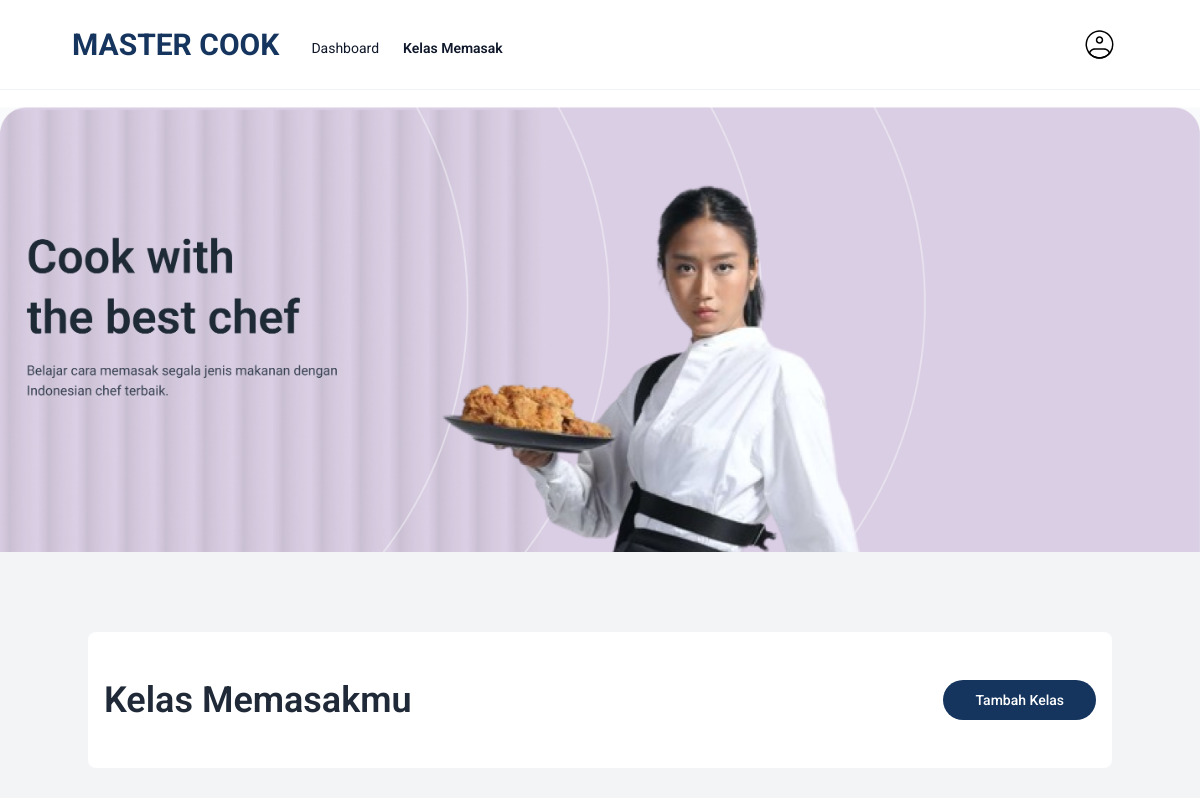
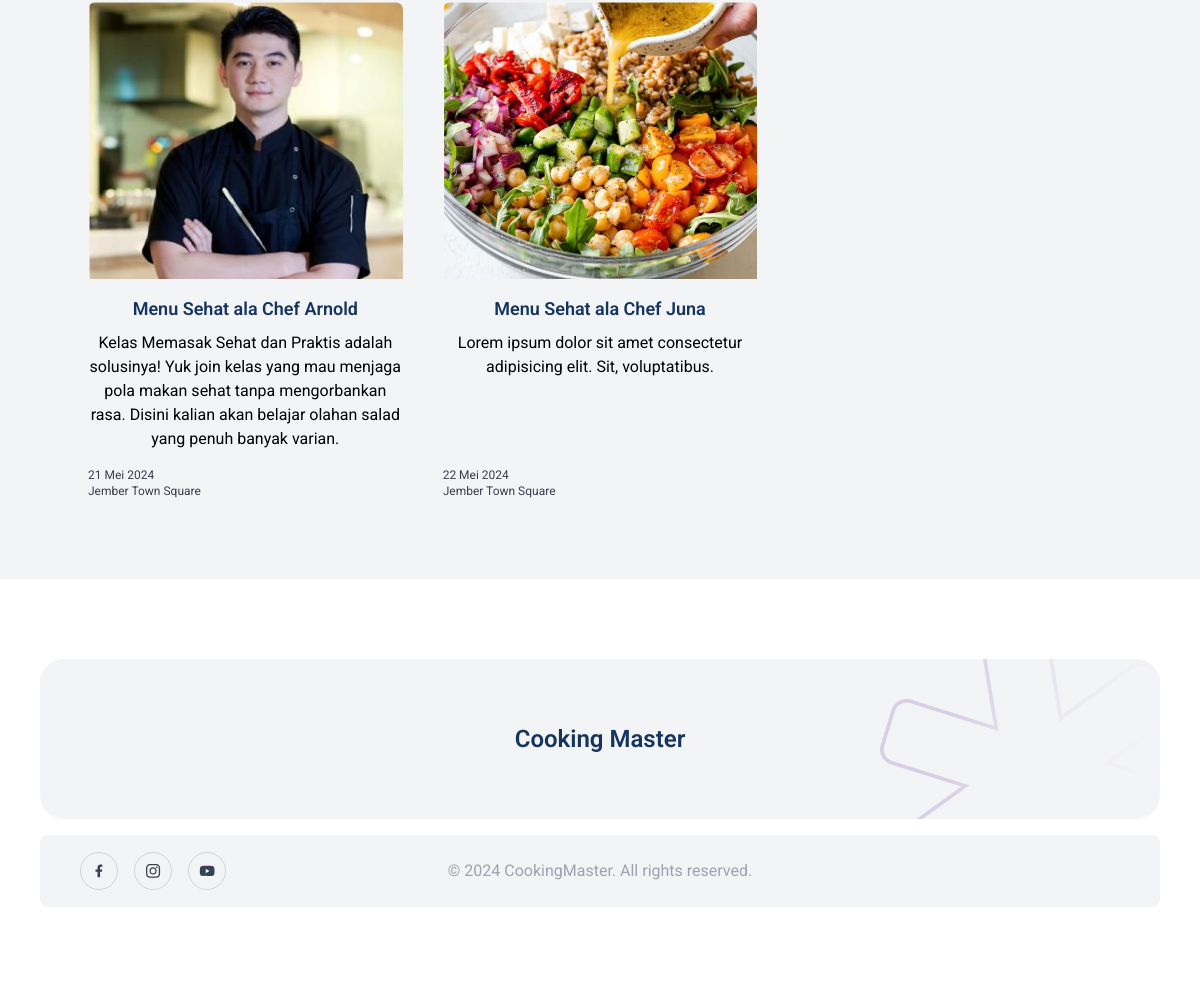
Screenshot of /master-cook/chef-kelas-memasak with the database file from the repository (2 pictures, top to bottom).
### tables this page shows
CREATE TABLE `kelas_masak` (
  `id` int NOT NULL,
  `judul` varchar(60) NOT NULL,
  `ringkasan` text NOT NULL,
  `syarat_dan_ketentuan` text NOT NULL,
  `poster` varchar(100) NOT NULL,
  `pukul` varchar(40) NOT NULL,
  `tanggal` varchar(40) NOT NULL,
  `lokasi` varchar(255) NOT NULL,
  `harga` int NOT NULL,
  `id_user` int NOT NULL
);

### app/View.php (called while the page is built, shortened)
<?php
class View
{
    public static function set(string $page, array $data=[]): void
    {
        extract($data);
        include 'app/Views/'.$page.'.php';
    }
}
?>

### app/controllers/KelasController.php (called while the page is built, shortened)
<?php
class KelasController
{
    public function chefKelasMemasak()
    {
        $mkelas_masak = new KelasMasak();
        $kelas_masaks = $mkelas_masak->all();
        $chart_kelas_masak= $mkelas_masak->getChart();
        View::set('chef/kelas-memasak-aja',[
            'kelas_masaks' => $kelas_masaks,
            'chart_kelas_masak' => json_encode($chart_kelas_masak)
        ]);
    }
}
?>

### index.php (called while the page is built, shortened)
<?php
Router::run();
?>

### app/models/kelas_masak.php (called while the page is built, shortened)
<?php
class KelasMasak
{
    private $db;
    private $table = 'kelas_masak';
    public function __construct() {
        $this->db = new Database();
    }
    public function all()
    {
        return $this->db->readMany($this->table);
    }
}
?>

### app/Database.php (called while the page is built, shortened)
<?php
class Database
{
    private string $driver = 'mysql';
    private string $host = 'localhost';
    private string $dbname = 'master_cook';
    private string $name = 'root';
    private string $password = '';
    protected \PDO|null $connection = null;
    private function connect(): void
    {
        try {
            $connection = new \PDO($this->driver . ':'.'host=' . $this->host .';dbname=' . $this->dbname, $this->name, $this->password);
            $this->connection = $connection;
        } catch (\PDOException $e) {
            throw $e;
        }
    }
    private function close(): void
    {
        $this->connection = null;
    }
    public function executeQuery(string $sql, array $data = [], bool $fetch_all = false): array|bool
    {
        $this->connection->setAttribute(\PDO::ATTR_ERRMODE, \PDO::ERRMODE_EXCEPTION);
        $statement = $this->connection->prepare($sql);
        $statement->execute($data);
        if($fetch_all) {
            $result = $statement->fetchAll(\PDO::FETCH_ASSOC);
        } else {
            $result = $statement->fetch(\PDO::FETCH_ASSOC);
        }
        return $result;
    }
    public function executeNoBind(string $sql, bool $fetch_all = false): array|bool
    {
        $this->connection->setAttribute(\PDO::ATTR_ERRMODE, \PDO::ERRMODE_EXCEPTION);
        $statement = $this->connection->query($sql);
        if($fetch_all) {
            $result = $statement->fetchAll(\PDO::FETCH_ASSOC);
        } else {
            $result = $statement->fetch(\PDO::FETCH_ASSOC);
        }
        return $result;
    }
    public function readMany(string $table, array $condition = [], string $columns = '*'): array|null
    {
        try {
            $condition_str = count($condition) > 0 ? implode(' ',$condition) : '1 = 1';
            $sql = "SELECT ". $columns ." FROM $table WHERE $condition_str;";
            $result = $this->executeQuery($sql,fetch_all:true);
            return $result?? null;
        } catch (\PDOException $e) {
            throw $e;
        }
    }
}
?>

### app/views/chef/kelas-memasak-aja.php (the view, shortened to what this page needs)
<!DOCTYPE html>
<html lang="en">
<head>
    <link href="../master-cook/public/dist/output.css" rel="stylesheet">
</head>
<body class="font-roboto">
<?php $baseurl = '/master-cook/' ?>
    <header class="sticky inset-0 z-50 border-b border-slate-100 bg-white/80 backdrop-blur-lg">
        <nav class="mx-auto flex max-w-6xl gap-8 px-6 transition-all duration-200 ease-in-out lg:px-12 py-4">
            <div class="relative flex items-center">
                <h1 class="justify-center text-3xl font-bold text-light-logo cursor-pointer">MASTER COOK</h1>
            </div>
            <ul class="hidden items-center justify-center gap-6 md:flex">
            <li class="pt-1.5 font-dm text-sm font-normal text-slate-900">
                    <a href="<?=$baseurl . 'chef-dashboard'?>">Dashboard</a>
                </li>
                <li class="pt-1.5 font-dm text-sm font-semibold text-slate-900">
                    <a href="<?=$baseurl . 'chef-kelas-memasak'?>">Kelas Memasak</a>
                </li>
            </ul>
            <div class="flex-grow"></div>
            <a href="<?=$baseurl . 'chef-profil'?>" class="hidden items-center justify-center gap-10 md:flex">
                <img src="./image/user1.svg" alt="" class="w-full h-[50%]">
            </a>
        </nav>
    </header>
    <div>
        <img src="./image/hero1.png" alt="" class="w-full pt-4">
    </div>
    <section class="py-20 bg-gray-100">
        <div class="container mx-auto">
            <div class="rounded-lg w-full py-12 px-4 bg-white flex justify-between gap-x-6">
                <h1 class=" text-4xl font-semibold text-gray-800">Kelas Memasakmu</h1>
                <a href="<?= $baseurl . 'chef-buat-kelas'?>" class="py-2.5 px-8 rounded-full text-sm font-medium bg-light-logo text-white hover:bg-blue-900">Tambah Kelas</a>
            </div>
            <div class="grid grid-cols-1 md:grid-cols-3 gap-10 pt-8">
                <?php foreach ($kelas_masaks as $kelas_masak): ?>
                <a href="<?=$baseurl . 'chef-lihat-kelas/' . $kelas_masak['id']?>" class="bg-gray-100 rounded-lg overflow-hidden flex items-center justify-between flex-col">
                    <div class="flex justify-between items-center flex-col min-w-30%">
                    <img src="./image/kelas/<?= $kelas_masak['poster'] ?? 'card1.png' ?>" alt="" class="w-full object-cover mb-4">
                    <h3 class="text-lg font-semibold text-light-logo mb-2 text-center"><?= $kelas_masak['judul'];?></h3>
                    <p class="text-black text-base text-center"><?= $kelas_masak['ringkasan'];?></p>
                    </div>
                    <div class="mt-4 w-full flex items-center justify-between">
                        <div>
                            <h1 class="text-xs text-gray-700 font-normal"><?= $kelas_masak['tanggal'];?></h1>
                            <h1 class="text-xs text-gray-700 font-normal"><?= $kelas_masak['lokasi'];?></h1>
                        </div>
                    </div>
                </a>
                <?php endforeach; ?>
            </div>
        </div>
    </section>
    <section class="py-20 bg-white">
        <div class="grid grid-cols-1 gap-x-6 gap-y-4 px-10">
            <div class="rounded-3xl w-full h-[10rem] flex flex-col justify-center items-center bg-gray-100 text-center relative">
                <img src="./image/Vector.png" alt="" class="right-0 w-[25%] absolute z-10 h-full">
                <h1 class="text-center text-2xl font-semibold text-light-logo">Cooking Master</h1>
            </div>
            <div class="rounded-lg w-full py-6 bg-gray-100 text-center">
                <div class="flex items-center gap-6 justify-center relative">
                    <h1 class=" text-base font-normal text-gray-400 text-center">© 2024 CookingMaster. All rights reserved.</h1>
                    <div class="absolute top-1/2 flex gap-4 -translate-y-1/2 left-10">
                        <a href="#"
                            class="border border-gray-300 p-2 rounded-full aspect-square text-gray-700 transition-all duration-500 hover:text-indigo-600 hover:border-indigo-600 focus-within:outline-0 focus-within:text-indigo-600 focus-within:border-indigo-600">
                        </a>
                        <a href="#"
                        class="border border-gray-300 p-2 rounded-full aspect-square text-gray-700 transition-all duration-500 hover:text-indigo-600 hover:border-indigo-600 focus-within:outline-0 focus-within:text-indigo-600 focus-within:border-indigo-600">
                        </a>
                        <a href="#"
                        class="border border-gray-300 p-2 rounded-full aspect-square text-gray-700 transition-all duration-500 hover:text-indigo-600 hover:border-indigo-600 focus-within:outline-0 focus-within:text-indigo-600 focus-within:border-indigo-600">
                        </a>
                    </div>
                </div>
            </div>
        </div>
    </section>
</body>
</html>

### app/Router.php (shortened to what this page needs)
<?php
class Router
{
    private static array $routes = [];
    public static function add(string $method,
                               string $path,
                               string $controller,
                               string $function,
                               array  $middlewares = []): void
    {
        self::$routes[] = [
            'method' => $method,
            'path' => $path,
            'controller' => $controller,
            'function' => $function,
            'middlewares' => $middlewares
        ];
    }
    public static function run(): void
    {
        $path = '/master-cook/';
        if (isset($_SERVER['REQUEST_URI'])) $path = $_SERVER['REQUEST_URI'];
        $method = $_SERVER['REQUEST_METHOD'];
        foreach (self::$routes as $route) {
            $pattern = '#^' . $route['path'] . '$#';
            if (preg_match($pattern, $path, $variables) && $method == $route['method']) {
                $controller = new $route['controller'];
                $function = $route['function'];
                array_shift($variables);
                call_user_func_array([$controller, $function], $variables);
                return;
            }
        }
    }
}
?>

### rows the page displays
kelas_masak: poster (picture), judul "Menu Sehat ala Chef Arnold", ringkasan "Kelas Memasak Sehat dan Praktis adalah solusinya! Yuk join kelas yang mau menjaga pola makan sehat tanpa mengorbankan rasa. Disini kalian akan belajar olahan salad yang penuh banyak varian.", tanggal "21 Mei 2024", lokasi "Jember Town Square"
kelas_masak: poster (picture), judul "Menu Sehat ala Chef Juna", ringkasan "Lorem ipsum dolor sit amet consectetur adipisicing elit. Sit, voluptatibus.", tanggal "22 Mei 2024", lokasi "Jember Town Square"
